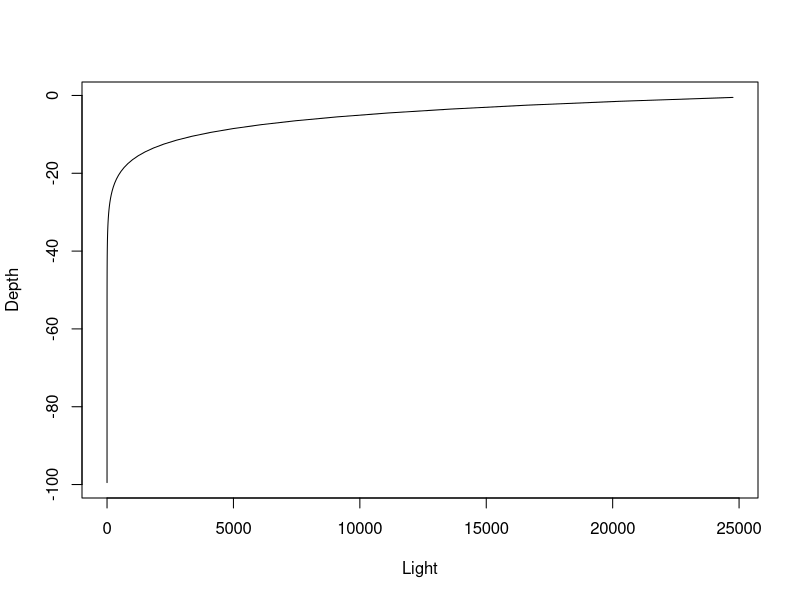
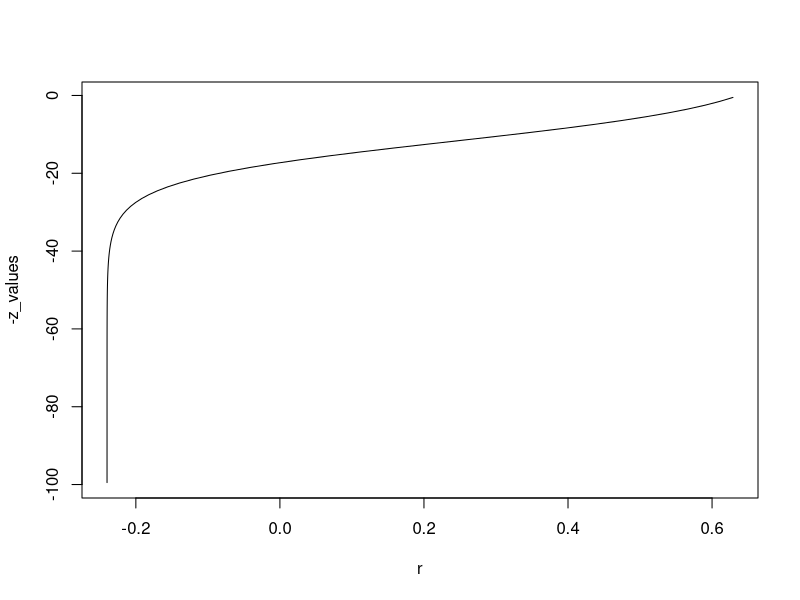
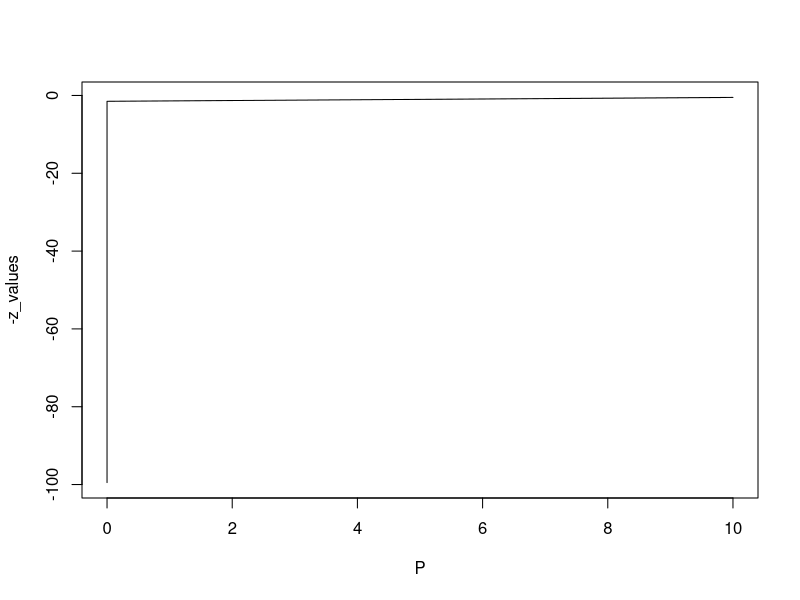
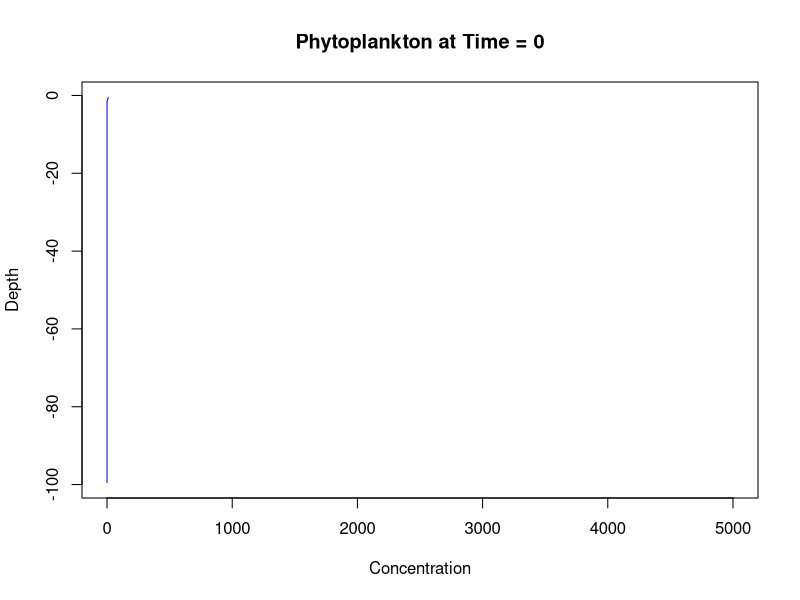
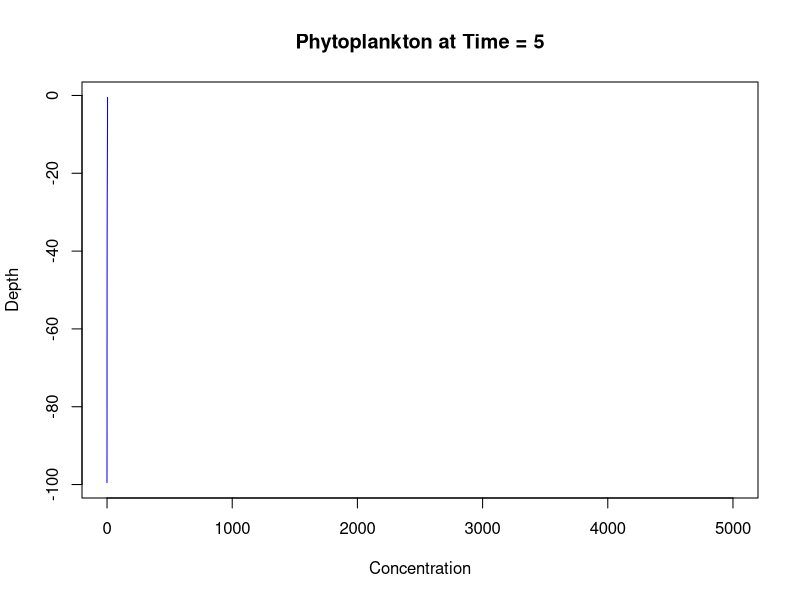
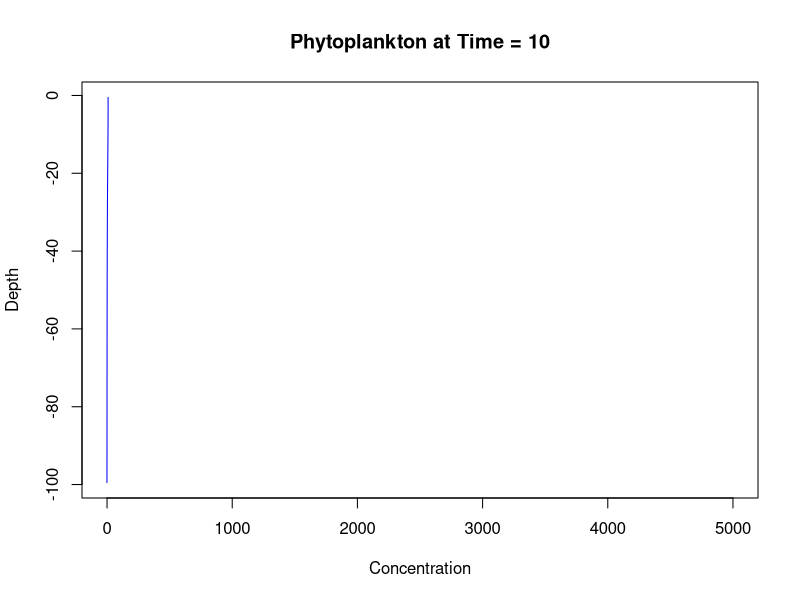
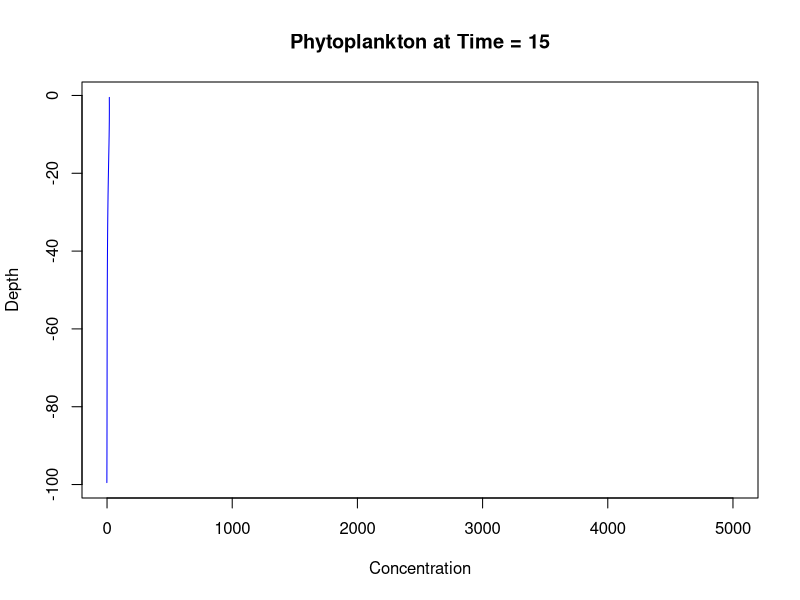
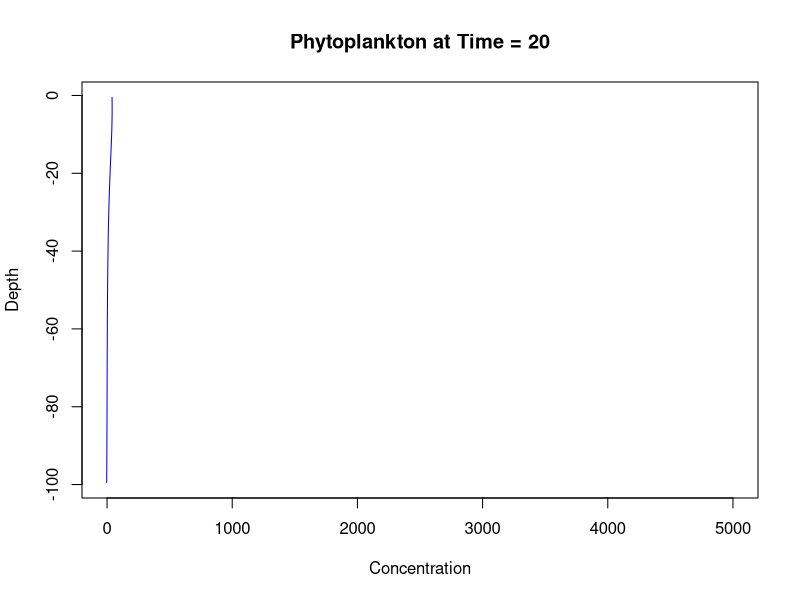

Generate these figures, in order, with R:
library(deSolve)

#1) setting the parameters 

u <- 0.04*24  # Vertical water velocity (advection velocity) settling velocity
D <- 5*(60*60*24)/10000 # Diffusion coefficient
#D[1:20] <- D #When including thermocline in stratified water
#D[21:100] <- 0
#d <- 100 # Depth of the water column
n <- 100 # Number of grid cells along the water column
DeltaZ <- 1 # Vertical spacing between grid cells
kw <- 0.2 
kp <- 15 * (10^-12)
I0 <- 350*(60*60*24)/1000
z_values <- seq(0.5 * DeltaZ, n, by = DeltaZ)
gmax <- 0.04*24
H <- (30*(60*60*24))/1000
m <- 0.01*24

# Initial conditions (setting a patch in the middle)
P <- rep(0,n)
P[1] <- 10

#-----------------------------------------------------
#Creating the lights distribution through the watercolumn

Light <- function(kw,kp,DeltaZ,P,I0){
  
  #Integral calculations - cumulative sums of the light in depth
  integral <- cumsum((kw+kp*P)*DeltaZ)+(-1/2*DeltaZ)*(kw*kp*P)
  
  #calculation the light values 
  I = I0*exp(-integral)
  
  return(I)
}

#-------------------------------------------------------------
#Creating the plots for the light attenuation 


I = Light(kw,kp,DeltaZ,P,I0)

plot(I,-z_values, type ="l", xlab = "Light", ylab = "Depth")


#--------------------------------------------------------------
#Calculating the division rate

g <- gmax * (I/(H+I))

#-------------------------------------------------------------
#Calculating the division growth rate 

r <- g-m 

plot(r, -z_values, type = "l")

plot(P, -z_values,type = "l")

#------------------------------------------------
#Doing the diffusion and advection 
#------------------------------------------------

derivative <- function(times, P, params) {
  J_a <- numeric(n + 1)
  J_d <- numeric(n + 1)
  
  ix <- 2:n
  
  # Calculate advective fluxes (Ja)
  J_a[ix] <- u * P[ix - 1]
  
  # Calculate diffusive fluxes (Jd)
  J_d[ix] <- -D * ((P[ix] - P[ix - 1]) / DeltaZ)
  
  # Set boundary fluxes to 0
  J_a[1] <- 0 # Boundary condition
  J_d[1] <- 0
  J_a[n + 1] <- 0
  J_d[n + 1] <- 0
  
  # Calculate dPhi/dt
  dP_dt <- numeric(n)
  dPdz <- numeric(n)
  #for (i in 1:n) {
    dJ_dt <- (-(J_a[ix+1] + J_d[ix+1] - J_a[1:n]-J_d[1:n]) / DeltaZ)
    
    dPdz <-  dJ_dt + (r*P) 
  #}
  
  return(list(dPdz))
}


params <- list(n = n, DeltaZ = DeltaZ, u = u, D = D, r = r, m = m, gmax = gmax, I = I, H=H )
# Time
times <- seq(0, 50, by = 1) # Time vector

# ODE solving
result <- ode(y = P, times = times, func = derivative, parms = params)


#---------------------------------------------------------------
#Plotting
#---------------------------------------------------------------


par(mfrow=c(1,1))

for (n in seq(1, length(times), by = 5)) {
  plot(result[n, -1], -z_values, type = "l", col = "blue", xlim = c(0,5000),
       xlab = "Concentration", ylab = "Depth", #ylim =c(0,100), #, xlim =c(-1,100),
       main = paste("Phytoplankton at Time =", times[n]))
  if (n < length(times)) Sys.sleep(0.5)  # Pause between frames for visibility
}



# Calculate color range
color_range <- seq(min(result[, nrow(result):2]), max(result[, nrow(result):2]), length.out = 10)

# Format color range values to display only two decimal places
color_range_formatted <- format(color_range, nsmall = 0)

# Generate plot
image(result[, nrow(result):2], col = terrain.colors(10))

# Create legend
legend("topleft", legend = color_range_formatted, fill = terrain.colors(10), title = "Values")
